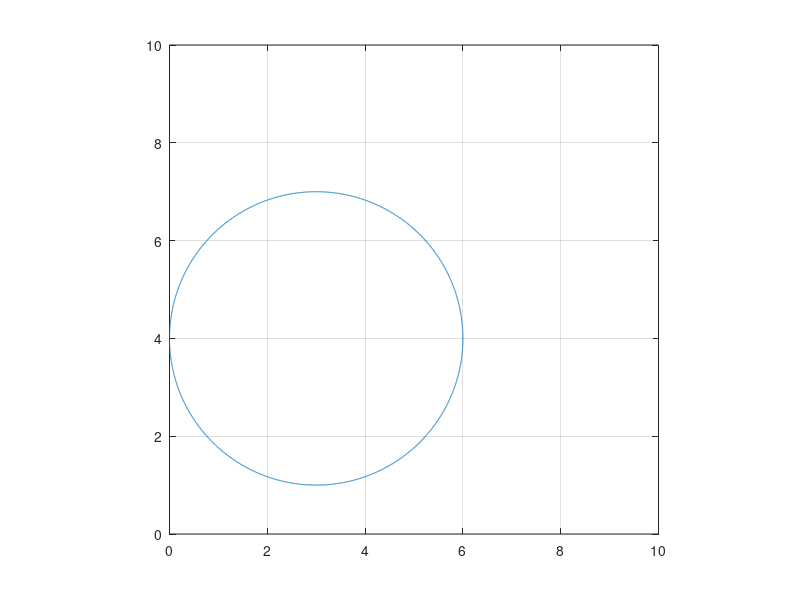

Reproduce this figure in MATLAB.
clear all;
close all;
clc;

theta = [0 : 0.001 : 2*pi];
R = 3;
x0 = 3;
y0 = 4;

x = x0 + R * cos(theta);
y = y0 + R * sin(theta);

plot(x,y);
axis([0 10 0 10]);
axis equal;
grid on;